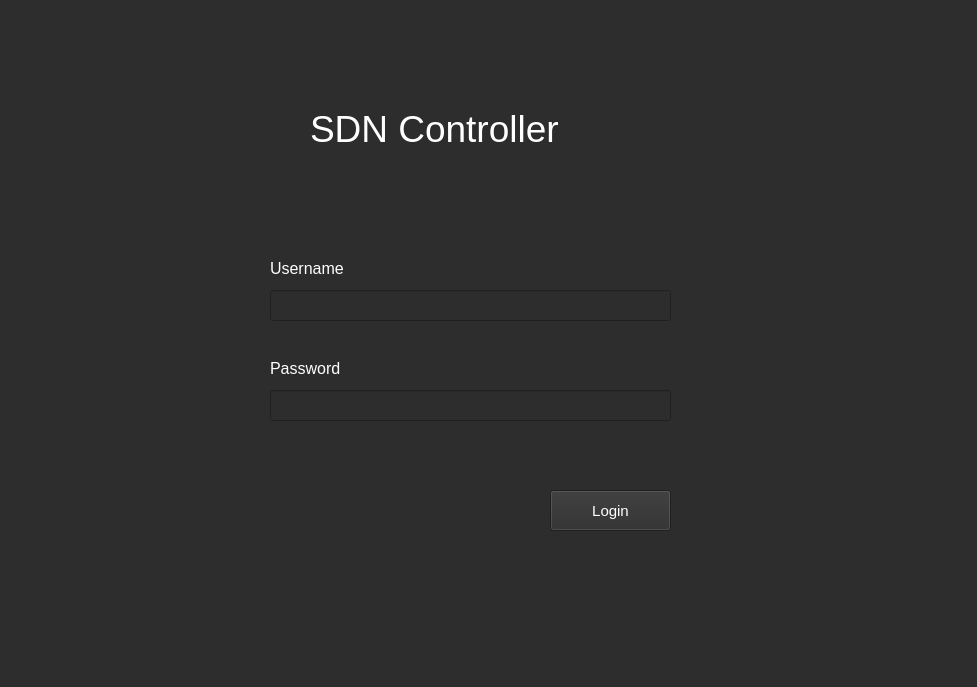
<?xml version="1.0" encoding="UTF-8"?>
<ui version="4.0">
 <class>LoginPage</class>
 <widget class="QMainWindow" name="LoginPage">
  <property name="geometry">
   <rect>
    <x>0</x>
    <y>0</y>
    <width>977</width>
    <height>687</height>
   </rect>
  </property>
  <property name="focusPolicy">
   <enum>Qt::StrongFocus</enum>
  </property>
  <property name="windowTitle">
   <string>MainWindow</string>
  </property>
  <property name="styleSheet">
   <string notr="true">background-color: rgb(45, 45, 45);</string>
  </property>
  <widget class="QWidget" name="centralwidget">
   <widget class="QLineEdit" name="password">
    <property name="geometry">
     <rect>
      <x>270</x>
      <y>390</y>
      <width>401</width>
      <height>31</height>
     </rect>
    </property>
    <property name="palette">
     <palette>
      <active>
       <colorrole role="Button">
        <brush brushstyle="SolidPattern">
         <color alpha="255">
          <red>45</red>
          <green>45</green>
          <blue>45</blue>
         </color>
        </brush>
       </colorrole>
       <colorrole role="Text">
        <brush brushstyle="SolidPattern">
         <color alpha="255">
          <red>255</red>
          <green>255</green>
          <blue>255</blue>
         </color>
        </brush>
       </colorrole>
       <colorrole role="Base">
        <brush brushstyle="SolidPattern">
         <color alpha="255">
          <red>45</red>
          <green>45</green>
          <blue>45</blue>
         </color>
        </brush>
       </colorrole>
       <colorrole role="Window">
        <brush brushstyle="SolidPattern">
         <color alpha="255">
          <red>45</red>
          <green>45</green>
          <blue>45</blue>
         </color>
        </brush>
       </colorrole>
      </active>
      <inactive>
       <colorrole role="Button">
        <brush brushstyle="SolidPattern">
         <color alpha="255">
          <red>45</red>
          <green>45</green>
          <blue>45</blue>
         </color>
        </brush>
       </colorrole>
       <colorrole role="Text">
        <brush brushstyle="SolidPattern">
         <color alpha="255">
          <red>255</red>
          <green>255</green>
          <blue>255</blue>
         </color>
        </brush>
       </colorrole>
       <colorrole role="Base">
        <brush brushstyle="SolidPattern">
         <color alpha="255">
          <red>45</red>
          <green>45</green>
          <blue>45</blue>
         </color>
        </brush>
       </colorrole>
       <colorrole role="Window">
        <brush brushstyle="SolidPattern">
         <color alpha="255">
          <red>45</red>
          <green>45</green>
          <blue>45</blue>
         </color>
        </brush>
       </colorrole>
      </inactive>
      <disabled>
       <colorrole role="Button">
        <brush brushstyle="SolidPattern">
         <color alpha="255">
          <red>45</red>
          <green>45</green>
          <blue>45</blue>
         </color>
        </brush>
       </colorrole>
       <colorrole role="Text">
        <brush brushstyle="SolidPattern">
         <color alpha="255">
          <red>120</red>
          <green>120</green>
          <blue>120</blue>
         </color>
        </brush>
       </colorrole>
       <colorrole role="Base">
        <brush brushstyle="SolidPattern">
         <color alpha="255">
          <red>45</red>
          <green>45</green>
          <blue>45</blue>
         </color>
        </brush>
       </colorrole>
       <colorrole role="Window">
        <brush brushstyle="SolidPattern">
         <color alpha="255">
          <red>45</red>
          <green>45</green>
          <blue>45</blue>
         </color>
        </brush>
       </colorrole>
      </disabled>
     </palette>
    </property>
    <property name="font">
     <font>
      <kerning>true</kerning>
     </font>
    </property>
    <property name="focusPolicy">
     <enum>Qt::NoFocus</enum>
    </property>
    <property name="text">
     <string/>
    </property>
    <property name="echoMode">
     <enum>QLineEdit::Password</enum>
    </property>
   </widget>
   <widget class="QLabel" name="label">
    <property name="geometry">
     <rect>
      <x>310</x>
      <y>100</y>
      <width>307</width>
      <height>57</height>
     </rect>
    </property>
    <property name="palette">
     <palette>
      <active>
       <colorrole role="WindowText">
        <brush brushstyle="SolidPattern">
         <color alpha="255">
          <red>255</red>
          <green>255</green>
          <blue>255</blue>
         </color>
        </brush>
       </colorrole>
       <colorrole role="Button">
        <brush brushstyle="SolidPattern">
         <color alpha="255">
          <red>255</red>
          <green>255</green>
          <blue>255</blue>
         </color>
        </brush>
       </colorrole>
       <colorrole role="Light">
        <brush brushstyle="SolidPattern">
         <color alpha="255">
          <red>255</red>
          <green>255</green>
          <blue>255</blue>
         </color>
        </brush>
       </colorrole>
       <colorrole role="Midlight">
        <brush brushstyle="SolidPattern">
         <color alpha="255">
          <red>255</red>
          <green>255</green>
          <blue>255</blue>
         </color>
        </brush>
       </colorrole>
       <colorrole role="Dark">
        <brush brushstyle="SolidPattern">
         <color alpha="255">
          <red>127</red>
          <green>127</green>
          <blue>127</blue>
         </color>
        </brush>
       </colorrole>
       <colorrole role="Mid">
        <brush brushstyle="SolidPattern">
         <color alpha="255">
          <red>170</red>
          <green>170</green>
          <blue>170</blue>
         </color>
        </brush>
       </colorrole>
       <colorrole role="Text">
        <brush brushstyle="SolidPattern">
         <color alpha="255">
          <red>0</red>
          <green>0</green>
          <blue>0</blue>
         </color>
        </brush>
       </colorrole>
       <colorrole role="BrightText">
        <brush brushstyle="SolidPattern">
         <color alpha="255">
          <red>255</red>
          <green>255</green>
          <blue>255</blue>
         </color>
        </brush>
       </colorrole>
       <colorrole role="ButtonText">
        <brush brushstyle="SolidPattern">
         <color alpha="255">
          <red>0</red>
          <green>0</green>
          <blue>0</blue>
         </color>
        </brush>
       </colorrole>
       <colorrole role="Base">
        <brush brushstyle="SolidPattern">
         <color alpha="255">
          <red>255</red>
          <green>255</green>
          <blue>255</blue>
         </color>
        </brush>
       </colorrole>
       <colorrole role="Window">
        <brush brushstyle="SolidPattern">
         <color alpha="255">
          <red>255</red>
          <green>255</green>
          <blue>255</blue>
         </color>
        </brush>
       </colorrole>
       <colorrole role="Shadow">
        <brush brushstyle="SolidPattern">
         <color alpha="255">
          <red>0</red>
          <green>0</green>
          <blue>0</blue>
         </color>
        </brush>
       </colorrole>
       <colorrole role="AlternateBase">
        <brush brushstyle="SolidPattern">
         <color alpha="255">
          <red>255</red>
          <green>255</green>
          <blue>255</blue>
         </color>
        </brush>
       </colorrole>
       <colorrole role="ToolTipBase">
        <brush brushstyle="SolidPattern">
         <color alpha="255">
          <red>255</red>
          <green>255</green>
          <blue>220</blue>
         </color>
        </brush>
       </colorrole>
       <colorrole role="ToolTipText">
        <brush brushstyle="SolidPattern">
         <color alpha="255">
          <red>0</red>
          <green>0</green>
          <blue>0</blue>
         </color>
        </brush>
       </colorrole>
      </active>
      <inactive>
       <colorrole role="WindowText">
        <brush brushstyle="SolidPattern">
         <color alpha="255">
          <red>255</red>
          <green>255</green>
          <blue>255</blue>
         </color>
        </brush>
       </colorrole>
       <colorrole role="Button">
        <brush brushstyle="SolidPattern">
         <color alpha="255">
          <red>255</red>
          <green>255</green>
          <blue>255</blue>
         </color>
        </brush>
       </colorrole>
       <colorrole role="Light">
        <brush brushstyle="SolidPattern">
         <color alpha="255">
          <red>255</red>
          <green>255</green>
          <blue>255</blue>
         </color>
        </brush>
       </colorrole>
       <colorrole role="Midlight">
        <brush brushstyle="SolidPattern">
         <color alpha="255">
          <red>255</red>
          <green>255</green>
          <blue>255</blue>
         </color>
        </brush>
       </colorrole>
       <colorrole role="Dark">
        <brush brushstyle="SolidPattern">
         <color alpha="255">
          <red>127</red>
          <green>127</green>
          <blue>127</blue>
         </color>
        </brush>
       </colorrole>
       <colorrole role="Mid">
        <brush brushstyle="SolidPattern">
         <color alpha="255">
          <red>170</red>
          <green>170</green>
          <blue>170</blue>
         </color>
        </brush>
       </colorrole>
       <colorrole role="Text">
        <brush brushstyle="SolidPattern">
         <color alpha="255">
          <red>0</red>
          <green>0</green>
          <blue>0</blue>
         </color>
        </brush>
       </colorrole>
       <colorrole role="BrightText">
        <brush brushstyle="SolidPattern">
         <color alpha="255">
          <red>255</red>
          <green>255</green>
          <blue>255</blue>
         </color>
        </brush>
       </colorrole>
       <colorrole role="ButtonText">
        <brush brushstyle="SolidPattern">
         <color alpha="255">
          <red>0</red>
          <green>0</green>
          <blue>0</blue>
         </color>
        </brush>
       </colorrole>
       <colorrole role="Base">
        <brush brushstyle="SolidPattern">
         <color alpha="255">
          <red>255</red>
          <green>255</green>
          <blue>255</blue>
         </color>
        </brush>
       </colorrole>
       <colorrole role="Window">
        <brush brushstyle="SolidPattern">
         <color alpha="255">
          <red>255</red>
          <green>255</green>
          <blue>255</blue>
         </color>
        </brush>
       </colorrole>
       <colorrole role="Shadow">
        <brush brushstyle="SolidPattern">
         <color alpha="255">
          <red>0</red>
          <green>0</green>
          <blue>0</blue>
         </color>
        </brush>
       </colorrole>
       <colorrole role="AlternateBase">
        <brush brushstyle="SolidPattern">
         <color alpha="255">
          <red>255</red>
          <green>255</green>
          <blue>255</blue>
         </color>
        </brush>
       </colorrole>
       <colorrole role="ToolTipBase">
        <brush brushstyle="SolidPattern">
         <color alpha="255">
          <red>255</red>
          <green>255</green>
          <blue>220</blue>
         </color>
        </brush>
       </colorrole>
       <colorrole role="ToolTipText">
        <brush brushstyle="SolidPattern">
         <color alpha="255">
          <red>0</red>
          <green>0</green>
          <blue>0</blue>
         </color>
        </brush>
       </colorrole>
      </inactive>
      <disabled>
       <colorrole role="WindowText">
        <brush brushstyle="SolidPattern">
         <color alpha="255">
          <red>127</red>
          <green>127</green>
          <blue>127</blue>
         </color>
        </brush>
       </colorrole>
       <colorrole role="Button">
        <brush brushstyle="SolidPattern">
         <color alpha="255">
          <red>255</red>
          <green>255</green>
          <blue>255</blue>
         </color>
        </brush>
       </colorrole>
       <colorrole role="Light">
        <brush brushstyle="SolidPattern">
         <color alpha="255">
          <red>255</red>
          <green>255</green>
          <blue>255</blue>
         </color>
        </brush>
       </colorrole>
       <colorrole role="Midlight">
        <brush brushstyle="SolidPattern">
         <color alpha="255">
          <red>255</red>
          <green>255</green>
          <blue>255</blue>
         </color>
        </brush>
       </colorrole>
       <colorrole role="Dark">
        <brush brushstyle="SolidPattern">
         <color alpha="255">
          <red>127</red>
          <green>127</green>
          <blue>127</blue>
         </color>
        </brush>
       </colorrole>
       <colorrole role="Mid">
        <brush brushstyle="SolidPattern">
         <color alpha="255">
          <red>170</red>
          <green>170</green>
          <blue>170</blue>
         </color>
        </brush>
       </colorrole>
       <colorrole role="Text">
        <brush brushstyle="SolidPattern">
         <color alpha="255">
          <red>127</red>
          <green>127</green>
          <blue>127</blue>
         </color>
        </brush>
       </colorrole>
       <colorrole role="BrightText">
        <brush brushstyle="SolidPattern">
         <color alpha="255">
          <red>255</red>
          <green>255</green>
          <blue>255</blue>
         </color>
        </brush>
       </colorrole>
       <colorrole role="ButtonText">
        <brush brushstyle="SolidPattern">
         <color alpha="255">
          <red>127</red>
          <green>127</green>
          <blue>127</blue>
         </color>
        </brush>
       </colorrole>
       <colorrole role="Base">
        <brush brushstyle="SolidPattern">
         <color alpha="255">
          <red>255</red>
          <green>255</green>
          <blue>255</blue>
         </color>
        </brush>
       </colorrole>
       <colorrole role="Window">
        <brush brushstyle="SolidPattern">
         <color alpha="255">
          <red>255</red>
          <green>255</green>
          <blue>255</blue>
         </color>
        </brush>
       </colorrole>
       <colorrole role="Shadow">
        <brush brushstyle="SolidPattern">
         <color alpha="255">
          <red>0</red>
          <green>0</green>
          <blue>0</blue>
         </color>
        </brush>
       </colorrole>
       <colorrole role="AlternateBase">
        <brush brushstyle="SolidPattern">
         <color alpha="255">
          <red>255</red>
          <green>255</green>
          <blue>255</blue>
         </color>
        </brush>
       </colorrole>
       <colorrole role="ToolTipBase">
        <brush brushstyle="SolidPattern">
         <color alpha="255">
          <red>255</red>
          <green>255</green>
          <blue>220</blue>
         </color>
        </brush>
       </colorrole>
       <colorrole role="ToolTipText">
        <brush brushstyle="SolidPattern">
         <color alpha="255">
          <red>0</red>
          <green>0</green>
          <blue>0</blue>
         </color>
        </brush>
       </colorrole>
      </disabled>
     </palette>
    </property>
    <property name="font">
     <font>
      <pointsize>28</pointsize>
      <weight>50</weight>
      <bold>false</bold>
      <stylestrategy>PreferDefault</stylestrategy>
     </font>
    </property>
    <property name="layoutDirection">
     <enum>Qt::LeftToRight</enum>
    </property>
    <property name="autoFillBackground">
     <bool>false</bool>
    </property>
    <property name="styleSheet">
     <string notr="true"/>
    </property>
    <property name="text">
     <string>SDN Controller</string>
    </property>
   </widget>
   <widget class="QLabel" name="label_2">
    <property name="geometry">
     <rect>
      <x>270</x>
      <y>260</y>
      <width>91</width>
      <height>16</height>
     </rect>
    </property>
    <property name="palette">
     <palette>
      <active>
       <colorrole role="WindowText">
        <brush brushstyle="SolidPattern">
         <color alpha="255">
          <red>255</red>
          <green>255</green>
          <blue>255</blue>
         </color>
        </brush>
       </colorrole>
       <colorrole role="Button">
        <brush brushstyle="SolidPattern">
         <color alpha="255">
          <red>45</red>
          <green>45</green>
          <blue>45</blue>
         </color>
        </brush>
       </colorrole>
       <colorrole role="Base">
        <brush brushstyle="SolidPattern">
         <color alpha="255">
          <red>45</red>
          <green>45</green>
          <blue>45</blue>
         </color>
        </brush>
       </colorrole>
       <colorrole role="Window">
        <brush brushstyle="SolidPattern">
         <color alpha="255">
          <red>45</red>
          <green>45</green>
          <blue>45</blue>
         </color>
        </brush>
       </colorrole>
      </active>
      <inactive>
       <colorrole role="WindowText">
        <brush brushstyle="SolidPattern">
         <color alpha="255">
          <red>255</red>
          <green>255</green>
          <blue>255</blue>
         </color>
        </brush>
       </colorrole>
       <colorrole role="Button">
        <brush brushstyle="SolidPattern">
         <color alpha="255">
          <red>45</red>
          <green>45</green>
          <blue>45</blue>
         </color>
        </brush>
       </colorrole>
       <colorrole role="Base">
        <brush brushstyle="SolidPattern">
         <color alpha="255">
          <red>45</red>
          <green>45</green>
          <blue>45</blue>
         </color>
        </brush>
       </colorrole>
       <colorrole role="Window">
        <brush brushstyle="SolidPattern">
         <color alpha="255">
          <red>45</red>
          <green>45</green>
          <blue>45</blue>
         </color>
        </brush>
       </colorrole>
      </inactive>
      <disabled>
       <colorrole role="WindowText">
        <brush brushstyle="SolidPattern">
         <color alpha="255">
          <red>120</red>
          <green>120</green>
          <blue>120</blue>
         </color>
        </brush>
       </colorrole>
       <colorrole role="Button">
        <brush brushstyle="SolidPattern">
         <color alpha="255">
          <red>45</red>
          <green>45</green>
          <blue>45</blue>
         </color>
        </brush>
       </colorrole>
       <colorrole role="Base">
        <brush brushstyle="SolidPattern">
         <color alpha="255">
          <red>45</red>
          <green>45</green>
          <blue>45</blue>
         </color>
        </brush>
       </colorrole>
       <colorrole role="Window">
        <brush brushstyle="SolidPattern">
         <color alpha="255">
          <red>45</red>
          <green>45</green>
          <blue>45</blue>
         </color>
        </brush>
       </colorrole>
      </disabled>
     </palette>
    </property>
    <property name="font">
     <font>
      <pointsize>12</pointsize>
     </font>
    </property>
    <property name="text">
     <string>Username</string>
    </property>
   </widget>
   <widget class="QLabel" name="label_3">
    <property name="geometry">
     <rect>
      <x>270</x>
      <y>360</y>
      <width>91</width>
      <height>16</height>
     </rect>
    </property>
    <property name="palette">
     <palette>
      <active>
       <colorrole role="WindowText">
        <brush brushstyle="SolidPattern">
         <color alpha="255">
          <red>255</red>
          <green>255</green>
          <blue>255</blue>
         </color>
        </brush>
       </colorrole>
       <colorrole role="Button">
        <brush brushstyle="SolidPattern">
         <color alpha="255">
          <red>45</red>
          <green>45</green>
          <blue>45</blue>
         </color>
        </brush>
       </colorrole>
       <colorrole role="Base">
        <brush brushstyle="SolidPattern">
         <color alpha="255">
          <red>45</red>
          <green>45</green>
          <blue>45</blue>
         </color>
        </brush>
       </colorrole>
       <colorrole role="Window">
        <brush brushstyle="SolidPattern">
         <color alpha="255">
          <red>45</red>
          <green>45</green>
          <blue>45</blue>
         </color>
        </brush>
       </colorrole>
      </active>
      <inactive>
       <colorrole role="WindowText">
        <brush brushstyle="SolidPattern">
         <color alpha="255">
          <red>255</red>
          <green>255</green>
          <blue>255</blue>
         </color>
        </brush>
       </colorrole>
       <colorrole role="Button">
        <brush brushstyle="SolidPattern">
         <color alpha="255">
          <red>45</red>
          <green>45</green>
          <blue>45</blue>
         </color>
        </brush>
       </colorrole>
       <colorrole role="Base">
        <brush brushstyle="SolidPattern">
         <color alpha="255">
          <red>45</red>
          <green>45</green>
          <blue>45</blue>
         </color>
        </brush>
       </colorrole>
       <colorrole role="Window">
        <brush brushstyle="SolidPattern">
         <color alpha="255">
          <red>45</red>
          <green>45</green>
          <blue>45</blue>
         </color>
        </brush>
       </colorrole>
      </inactive>
      <disabled>
       <colorrole role="WindowText">
        <brush brushstyle="SolidPattern">
         <color alpha="255">
          <red>120</red>
          <green>120</green>
          <blue>120</blue>
         </color>
        </brush>
       </colorrole>
       <colorrole role="Button">
        <brush brushstyle="SolidPattern">
         <color alpha="255">
          <red>45</red>
          <green>45</green>
          <blue>45</blue>
         </color>
        </brush>
       </colorrole>
       <colorrole role="Base">
        <brush brushstyle="SolidPattern">
         <color alpha="255">
          <red>45</red>
          <green>45</green>
          <blue>45</blue>
         </color>
        </brush>
       </colorrole>
       <colorrole role="Window">
        <brush brushstyle="SolidPattern">
         <color alpha="255">
          <red>45</red>
          <green>45</green>
          <blue>45</blue>
         </color>
        </brush>
       </colorrole>
      </disabled>
     </palette>
    </property>
    <property name="font">
     <font>
      <pointsize>12</pointsize>
     </font>
    </property>
    <property name="text">
     <string>Password</string>
    </property>
   </widget>
   <widget class="QPushButton" name="pushButton">
    <property name="geometry">
     <rect>
      <x>550</x>
      <y>490</y>
      <width>121</width>
      <height>41</height>
     </rect>
    </property>
    <property name="palette">
     <palette>
      <active>
       <colorrole role="WindowText">
        <brush brushstyle="SolidPattern">
         <color alpha="255">
          <red>0</red>
          <green>0</green>
          <blue>0</blue>
         </color>
        </brush>
       </colorrole>
       <colorrole role="Button">
        <brush brushstyle="SolidPattern">
         <color alpha="255">
          <red>0</red>
          <green>0</green>
          <blue>0</blue>
         </color>
        </brush>
       </colorrole>
       <colorrole role="Text">
        <brush brushstyle="SolidPattern">
         <color alpha="255">
          <red>255</red>
          <green>255</green>
          <blue>255</blue>
         </color>
        </brush>
       </colorrole>
       <colorrole role="ButtonText">
        <brush brushstyle="SolidPattern">
         <color alpha="255">
          <red>255</red>
          <green>255</green>
          <blue>255</blue>
         </color>
        </brush>
       </colorrole>
       <colorrole role="Base">
        <brush brushstyle="SolidPattern">
         <color alpha="255">
          <red>0</red>
          <green>0</green>
          <blue>0</blue>
         </color>
        </brush>
       </colorrole>
       <colorrole role="Window">
        <brush brushstyle="SolidPattern">
         <color alpha="255">
          <red>0</red>
          <green>0</green>
          <blue>0</blue>
         </color>
        </brush>
       </colorrole>
       <colorrole role="Shadow">
        <brush brushstyle="SolidPattern">
         <color alpha="255">
          <red>255</red>
          <green>255</green>
          <blue>255</blue>
         </color>
        </brush>
       </colorrole>
      </active>
      <inactive>
       <colorrole role="WindowText">
        <brush brushstyle="SolidPattern">
         <color alpha="255">
          <red>0</red>
          <green>0</green>
          <blue>0</blue>
         </color>
        </brush>
       </colorrole>
       <colorrole role="Button">
        <brush brushstyle="SolidPattern">
         <color alpha="255">
          <red>0</red>
          <green>0</green>
          <blue>0</blue>
         </color>
        </brush>
       </colorrole>
       <colorrole role="Text">
        <brush brushstyle="SolidPattern">
         <color alpha="255">
          <red>255</red>
          <green>255</green>
          <blue>255</blue>
         </color>
        </brush>
       </colorrole>
       <colorrole role="ButtonText">
        <brush brushstyle="SolidPattern">
         <color alpha="255">
          <red>255</red>
          <green>255</green>
          <blue>255</blue>
         </color>
        </brush>
       </colorrole>
       <colorrole role="Base">
        <brush brushstyle="SolidPattern">
         <color alpha="255">
          <red>0</red>
          <green>0</green>
          <blue>0</blue>
         </color>
        </brush>
       </colorrole>
       <colorrole role="Window">
        <brush brushstyle="SolidPattern">
         <color alpha="255">
          <red>0</red>
          <green>0</green>
          <blue>0</blue>
         </color>
        </brush>
       </colorrole>
       <colorrole role="Shadow">
        <brush brushstyle="SolidPattern">
         <color alpha="255">
          <red>255</red>
          <green>255</green>
          <blue>255</blue>
         </color>
        </brush>
       </colorrole>
      </inactive>
      <disabled>
       <colorrole role="WindowText">
        <brush brushstyle="SolidPattern">
         <color alpha="255">
          <red>120</red>
          <green>120</green>
          <blue>120</blue>
         </color>
        </brush>
       </colorrole>
       <colorrole role="Button">
        <brush brushstyle="SolidPattern">
         <color alpha="255">
          <red>0</red>
          <green>0</green>
          <blue>0</blue>
         </color>
        </brush>
       </colorrole>
       <colorrole role="Text">
        <brush brushstyle="SolidPattern">
         <color alpha="255">
          <red>120</red>
          <green>120</green>
          <blue>120</blue>
         </color>
        </brush>
       </colorrole>
       <colorrole role="ButtonText">
        <brush brushstyle="SolidPattern">
         <color alpha="255">
          <red>120</red>
          <green>120</green>
          <blue>120</blue>
         </color>
        </brush>
       </colorrole>
       <colorrole role="Base">
        <brush brushstyle="SolidPattern">
         <color alpha="255">
          <red>0</red>
          <green>0</green>
          <blue>0</blue>
         </color>
        </brush>
       </colorrole>
       <colorrole role="Window">
        <brush brushstyle="SolidPattern">
         <color alpha="255">
          <red>0</red>
          <green>0</green>
          <blue>0</blue>
         </color>
        </brush>
       </colorrole>
       <colorrole role="Shadow">
        <brush brushstyle="SolidPattern">
         <color alpha="255">
          <red>255</red>
          <green>255</green>
          <blue>255</blue>
         </color>
        </brush>
       </colorrole>
      </disabled>
     </palette>
    </property>
    <property name="font">
     <font>
      <pointsize>11</pointsize>
     </font>
    </property>
    <property name="focusPolicy">
     <enum>Qt::ClickFocus</enum>
    </property>
    <property name="text">
     <string>Login</string>
    </property>
    <property name="autoDefault">
     <bool>false</bool>
    </property>
    <property name="default">
     <bool>false</bool>
    </property>
    <property name="flat">
     <bool>false</bool>
    </property>
   </widget>
   <widget class="QLineEdit" name="password_2">
    <property name="geometry">
     <rect>
      <x>270</x>
      <y>290</y>
      <width>401</width>
      <height>31</height>
     </rect>
    </property>
    <property name="palette">
     <palette>
      <active>
       <colorrole role="Button">
        <brush brushstyle="SolidPattern">
         <color alpha="255">
          <red>45</red>
          <green>45</green>
          <blue>45</blue>
         </color>
        </brush>
       </colorrole>
       <colorrole role="Text">
        <brush brushstyle="SolidPattern">
         <color alpha="255">
          <red>255</red>
          <green>255</green>
          <blue>255</blue>
         </color>
        </brush>
       </colorrole>
       <colorrole role="Base">
        <brush brushstyle="SolidPattern">
         <color alpha="255">
          <red>45</red>
          <green>45</green>
          <blue>45</blue>
         </color>
        </brush>
       </colorrole>
       <colorrole role="Window">
        <brush brushstyle="SolidPattern">
         <color alpha="255">
          <red>45</red>
          <green>45</green>
          <blue>45</blue>
         </color>
        </brush>
       </colorrole>
      </active>
      <inactive>
       <colorrole role="Button">
        <brush brushstyle="SolidPattern">
         <color alpha="255">
          <red>45</red>
          <green>45</green>
          <blue>45</blue>
         </color>
        </brush>
       </colorrole>
       <colorrole role="Text">
        <brush brushstyle="SolidPattern">
         <color alpha="255">
          <red>255</red>
          <green>255</green>
          <blue>255</blue>
         </color>
        </brush>
       </colorrole>
       <colorrole role="Base">
        <brush brushstyle="SolidPattern">
         <color alpha="255">
          <red>45</red>
          <green>45</green>
          <blue>45</blue>
         </color>
        </brush>
       </colorrole>
       <colorrole role="Window">
        <brush brushstyle="SolidPattern">
         <color alpha="255">
          <red>45</red>
          <green>45</green>
          <blue>45</blue>
         </color>
        </brush>
       </colorrole>
      </inactive>
      <disabled>
       <colorrole role="Button">
        <brush brushstyle="SolidPattern">
         <color alpha="255">
          <red>45</red>
          <green>45</green>
          <blue>45</blue>
         </color>
        </brush>
       </colorrole>
       <colorrole role="Text">
        <brush brushstyle="SolidPattern">
         <color alpha="255">
          <red>120</red>
          <green>120</green>
          <blue>120</blue>
         </color>
        </brush>
       </colorrole>
       <colorrole role="Base">
        <brush brushstyle="SolidPattern">
         <color alpha="255">
          <red>45</red>
          <green>45</green>
          <blue>45</blue>
         </color>
        </brush>
       </colorrole>
       <colorrole role="Window">
        <brush brushstyle="SolidPattern">
         <color alpha="255">
          <red>45</red>
          <green>45</green>
          <blue>45</blue>
         </color>
        </brush>
       </colorrole>
      </disabled>
     </palette>
    </property>
    <property name="font">
     <font>
      <kerning>true</kerning>
     </font>
    </property>
    <property name="text">
     <string/>
    </property>
    <property name="echoMode">
     <enum>QLineEdit::Normal</enum>
    </property>
   </widget>
  </widget>
 </widget>
 <resources/>
 <connections/>
</ui>
